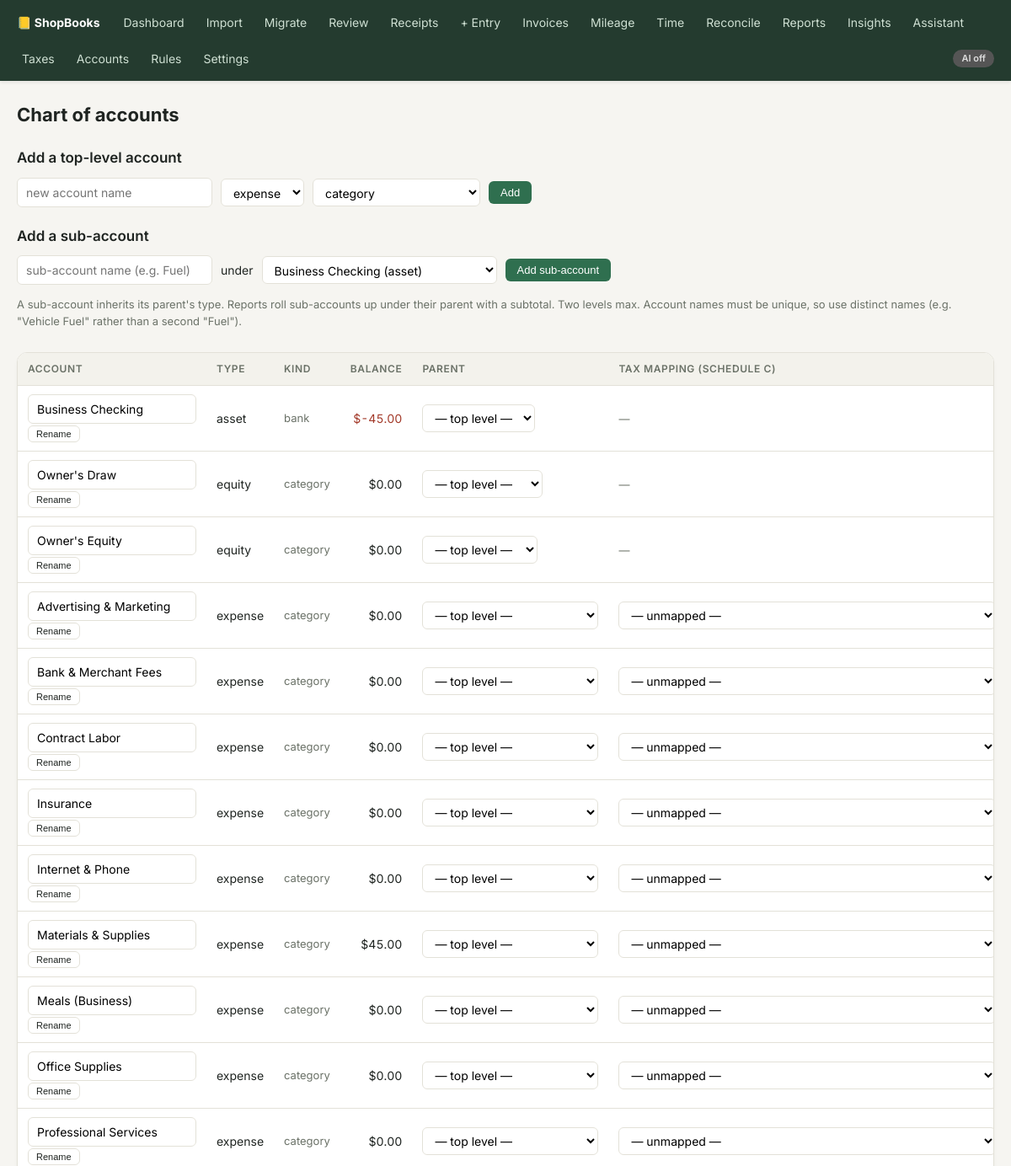
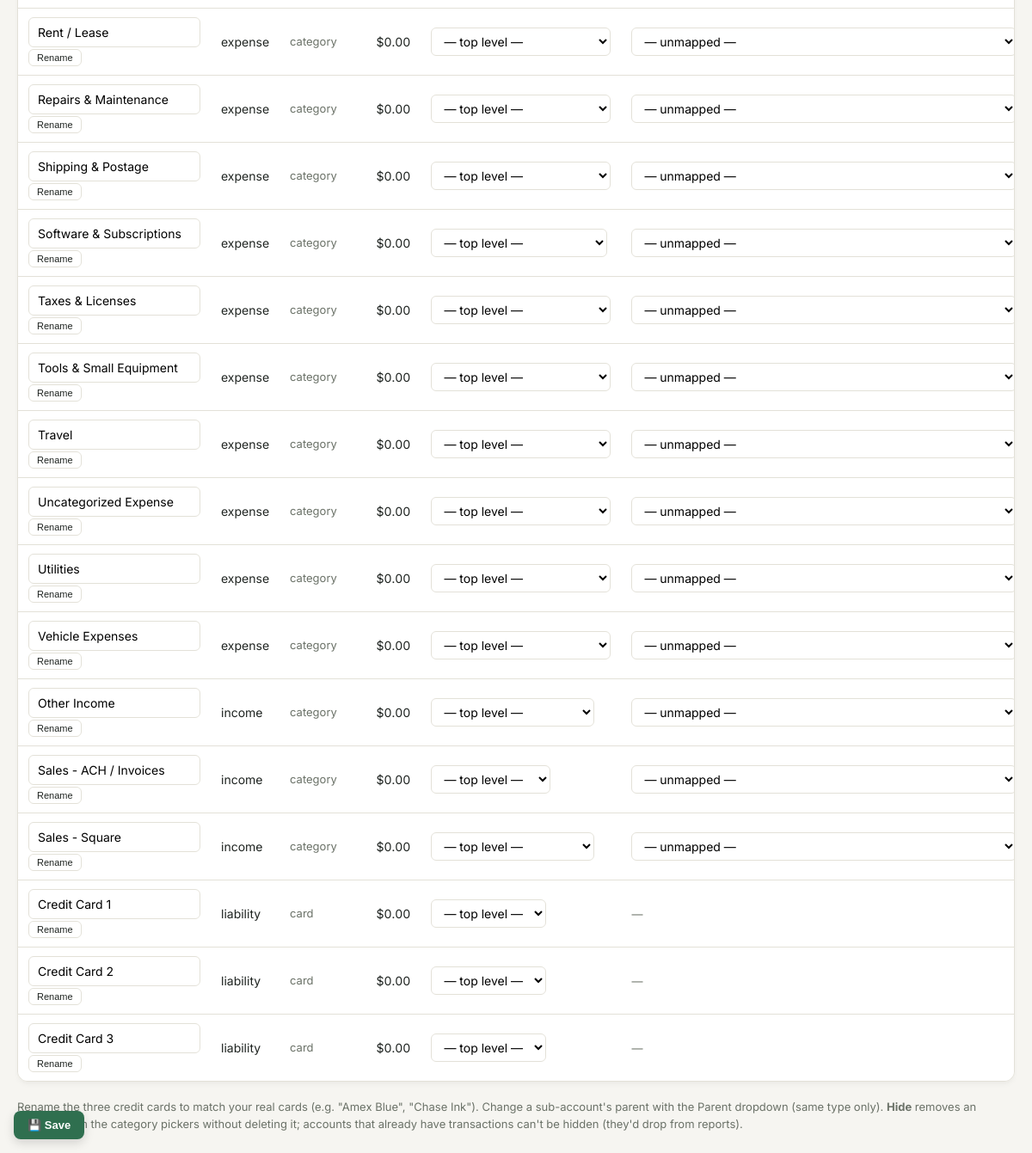
Screenshot of /accounts with the database file from the repository (2 pictures, top to bottom).
### tables this page shows
CREATE TABLE accounts(
  id INTEGER PRIMARY KEY,
  name TEXT UNIQUE NOT NULL,
  parent_id INTEGER REFERENCES accounts(id),  -- NULL = top-level; else a sub-account (2 levels max)
  type TEXT NOT NULL CHECK(type IN ('asset','liability','equity','income','expense')),
  kind TEXT NOT NULL DEFAULT 'category',   -- 'bank','card','category'
  active INTEGER NOT NULL DEFAULT 1,
  schedule_c_line TEXT
);

### app.py (the view)
@app.get("/accounts", response_class=HTMLResponse)
def accounts_page(request: Request, err: str = "", show_hidden: str = ""):
    con = db.connect()
    try:
        accounts = ledger.accounts_with_balances(con, include_inactive=bool(show_hidden))
        parents = [a for a in accounts if a["parent_id"] is None and a["active"]]
        hidden_count = con.execute("SELECT COUNT(*) c FROM accounts WHERE active=0").fetchone()["c"]
        return templates.TemplateResponse(request, "accounts.html", ctx(
            request, con, accounts=accounts, parents=parents, err=err,
            show_hidden=bool(show_hidden), hidden_count=hidden_count,
            schedule_c_lines=SCHEDULE_C_LINES))
    finally:
        con.close()

### templates/accounts.html (shortened to what this page needs)
{% extends "base.html" %}
{% block content %}
<h1>Chart of accounts</h1>
<h2>Add a top-level account</h2>
<form method="post" class="toolbar">
  <input type="text" name="name" placeholder="new account name" required>
  <select name="type">
    <option value="expense">expense</option><option value="income">income</option>
  </select>
  <select name="kind">
    <option value="category">category</option>
  </select>
  <button type="submit">Add</button>
</form>
<h2>Add a sub-account</h2>
<form method="post" class="toolbar">
  <input type="text" name="name" placeholder="sub-account name (e.g. Fuel)" required>
  <label>under</label>
  <select name="parent_id" required>
    {% for p in parents %}<option value="{{ p.id }}">{{ p.name }} ({{ p.type }})</option>{% endfor %}
  </select>
  <button type="submit">Add sub-account</button>
</form>
<p class="muted">A sub-account inherits its parent's type. Reports roll sub-accounts up under their
parent with a subtotal. Two levels max. Account names must be unique, so use distinct names
(e.g. "Vehicle Fuel" rather than a second "Fuel").</p>
<table class="sortable">
  <tr><th>Account</th><th>Type</th><th>Kind</th><th class="num">Balance</th><th>Parent</th><th>Tax Mapping (Schedule C)</th><th></th><th></th></tr>
  {% for a in accounts %}
  <tr {{ 'style=opacity:0.5' if not a.active else '' }}>
    <td>
      <form class="inline" method="post" action="/accounts/rename">
        <input type="text" name="name" value="{{ a.name }}" style="width:200px">
        <button class="small ghost" type="submit">Rename</button>
      </form>
    </td>
    <td>{{ a.type }}</td><td class="muted">{{ a.kind }}</td>
    <td class="num {{ 'neg' if a.balance < 0 else '' }}">${{ a.balance|money }}</td>
    <td>
      {% if not a.is_parent %}
      <form class="inline" method="post" action="/accounts/parent">
        <select name="parent_id" onchange="this.form.submit()">
          <option value="">— top level —</option>
        </select>
      </form>
      {% else %}<span class="muted">—</span>{% endif %}
    </td>
    <td>
      {% if a.type in ('income', 'expense') and a.active %}
      <form class="inline" method="post" action="/accounts/schedule_c">
        <select name="schedule_c_line" onchange="this.form.submit()">
          <option value="">— unmapped —</option>
        </select>
      </form>
      {% else %}<span class="muted">—</span>{% endif %}
    </td>
  </tr>
  {% endfor %}
</table>
<p class="muted">Rename the three credit cards to match your real cards (e.g. "Amex Blue", "Chase Ink").
Change a sub-account's parent with the Parent dropdown (same type only). <strong>Hide</strong> removes an
account from the category pickers without deleting it; accounts that already have transactions can't be
hidden (they'd drop from reports).</p>
{% endblock %}

### static/style.css (style rules this page uses)
:root { --bg: #f6f5f1; --card: #ffffff; --ink: #1f2421; --muted: #6b7268; --accent: #2f6f4f; --accent-ink: #ffffff; --line: #e3e1d8; --bad: #a33a2a; --good: #2f6f4f; --warn: #9a6b00; }
* { box-sizing: border-box; }
body { margin: 0; font: 14px/1.5 "Inter", system-ui, -apple-system, sans-serif; background: var(--bg); color: var(--ink); }
h1 { font-size: 22px; margin: 0 0 16px; font-weight: 700; }
h2 { font-size: 17px; margin: 22px 0 8px; font-weight: 600; }
table { width: 100%; border-collapse: collapse; background: var(--card); border: 1px solid var(--line); border-radius: 12px; overflow: hidden; box-shadow: 0 4px 6px -1px rgba(0,0,0,0.04), 0 2px 4px -1px rgba(0,0,0,0.02); }
th, td { padding: 10px 12px; text-align: left; border-bottom: 1px solid var(--line); vertical-align: middle; }
th { background: #f3f2ec; font-size: 12px; font-weight: 600; text-transform: uppercase; letter-spacing: .05em; color: var(--muted); }
tr:last-child td { border-bottom: none; }
td.num, th.num { text-align: right; font-variant-numeric: tabular-nums; white-space: nowrap; }
.neg { color: var(--bad); }
.muted { color: var(--muted); font-size: 13px; }
button, .btn { background: var(--accent); color: var(--accent-ink); border: none; border-radius: 6px; padding: 6px 14px; cursor: pointer; font-size: 13px; font-weight: 500; text-decoration: none; display: inline-block; transition: all 0.15s ease-in-out; }
button.small { padding: 3px 9px; font-size: 11px; }
button.ghost { background: transparent; color: var(--ink); border: 1px solid var(--line); }
input, select { padding: 6px 10px; border: 1px solid var(--line); border-radius: 6px; font: inherit; background: #fff; max-width: 100%; transition: all 0.15s ease-in-out; }
form.inline { display: inline; }
.toolbar { display: flex; gap: 10px; align-items: center; margin: 10px 0 14px; flex-wrap: wrap; }
table.sortable th.sortable-th { cursor: pointer; user-select: none; white-space: nowrap; }
.table-responsive table { border: none; margin: 0; border-radius: 0; box-shadow: none; }

### rows the page displays
accounts: name "Business Checking", type "asset", kind "bank", balance "-45.00"
accounts: name "Owner's Draw", type "equity", kind "category", balance "0.00"
accounts: name "Owner's Equity", type "equity", kind "category", balance "0.00"
accounts: name "Advertising & Marketing", type "expense", kind "category", balance "0.00"
accounts: name "Bank & Merchant Fees", type "expense", kind "category", balance "0.00"
accounts: name "Contract Labor", type "expense", kind "category", balance "0.00"
accounts: name "Insurance", type "expense", kind "category", balance "0.00"
accounts: name "Internet & Phone", type "expense", kind "category", balance "0.00"
accounts: name "Materials & Supplies", type "expense", kind "category", balance "45.00"
accounts: name "Meals (Business)", type "expense", kind "category", balance "0.00"
accounts: name "Office Supplies", type "expense", kind "category", balance "0.00"
accounts: name "Professional Services", type "expense", kind "category", balance "0.00"
accounts: name "Rent / Lease", type "expense", kind "category", balance "0.00"
accounts: name "Repairs & Maintenance", type "expense", kind "category", balance "0.00"
accounts: name "Shipping & Postage", type "expense", kind "category", balance "0.00"
accounts: name "Software & Subscriptions", type "expense", kind "category", balance "0.00"
accounts: name "Taxes & Licenses", type "expense", kind "category", balance "0.00"
accounts: name "Tools & Small Equipment", type "expense", kind "category", balance "0.00"
accounts: name "Travel", type "expense", kind "category", balance "0.00"
accounts: name "Uncategorized Expense", type "expense", kind "category", balance "0.00"
accounts: name "Utilities", type "expense", kind "category", balance "0.00"
accounts: name "Vehicle Expenses", type "expense", kind "category", balance "0.00"
accounts: name "Other Income", type "income", kind "category", balance "0.00"
accounts: name "Sales - ACH / Invoices", type "income", kind "category", balance "0.00"
accounts: name "Sales - Square", type "income", kind "category", balance "0.00"
accounts: name "Credit Card 1", type "liability", kind "card", balance "0.00"
accounts: name "Credit Card 2", type "liability", kind "card", balance "0.00"
accounts: name "Credit Card 3", type "liability", kind "card", balance "0.00"

### other values shown
{{ 'AI on' if ai_on else 'AI off' }} "AI off"
form field parent_id "Business Checking (asset)"
